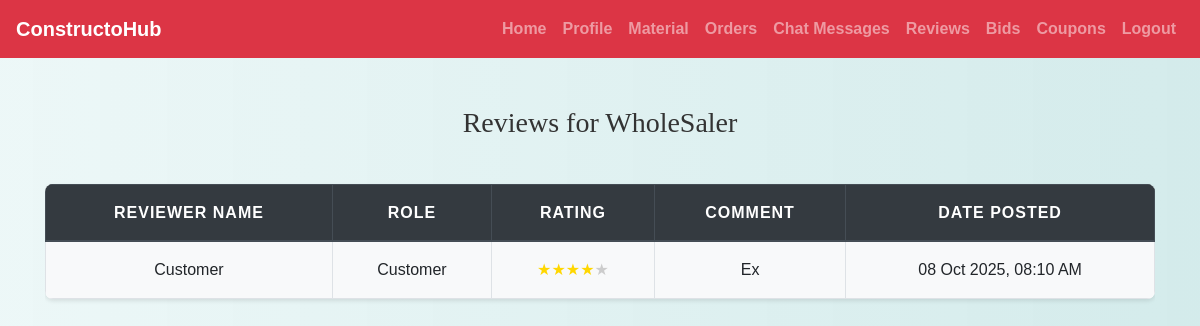
/wholesaler/reviews.php (signed in), run on the app's committed database.
### tables this page shows
CREATE TABLE `users` (
  `id` int(11) NOT NULL,
  `name` varchar(100) NOT NULL,
  `email` varchar(100) NOT NULL,
  `password` varchar(255) NOT NULL,
  `role` enum('wholesaler','retailer','customer') NOT NULL,
  `status` enum('approved','pending','rejected') DEFAULT 'approved',
  `phone` varchar(20) DEFAULT NULL,
  `address` text DEFAULT NULL,
  `created_at` timestamp NOT NULL DEFAULT current_timestamp()
);

CREATE TABLE `reviews` (
  `review_id` int(11) NOT NULL,
  `supplier_id` int(11) NOT NULL,
  `id` int(11) NOT NULL,
  `rating` int(11) DEFAULT NULL CHECK (`rating` >= 1 and `rating` <= 5),
  `comment` text DEFAULT NULL,
  `created_at` timestamp NOT NULL DEFAULT current_timestamp()
);

### wholesaler/reviews.php (the view, shortened to what this page needs)
<?php
include('config.php');
$wholesaler_id = $_SESSION["id"];
$wholesaler_sql = $conn->prepare("SELECT name FROM users WHERE id = ?");
$wholesaler_sql->bind_param("i", $wholesaler_id);
$wholesaler_sql->execute();
$wholesaler_result = $wholesaler_sql->get_result();
$wholesaler = $wholesaler_result->fetch_assoc();
$review_sql = $conn->prepare("
    SELECT r.*, u.name AS reviewer_name, u.role AS reviewer_role
    FROM reviews r
    JOIN users u ON r.id = u.id
    WHERE r.supplier_id = ?
    ORDER BY r.created_at DESC
");
$review_sql->bind_param("i", $wholesaler_id);
$review_sql->execute();
$reviews = $review_sql->get_result();
?>
<!DOCTYPE html>
<html lang="en">
<head>
    <link rel="stylesheet" href="https://maxcdn.bootstrapcdn.com/bootstrap/4.5.2/css/bootstrap.min.css">
    <link rel="stylesheet" href="../css/style.css">
</head>
<body>
<?php include('navbar.php'); ?>
<div class="container mt-5">
    <h3 class="text-center mb-4">Reviews for <?php echo htmlspecialchars($wholesaler['name']); ?></h3>
    <?php if ($reviews->num_rows > 0) { ?>
        <div class="table-responsive">
            <table class="table table-bordered table-striped">
                <thead class="thead-dark">
                    <tr>
                        <th>Reviewer Name</th>
                        <th>Role</th>
                        <th>Rating</th>
                        <th>Comment</th>
                        <th>Date Posted</th>
                    </tr>
                </thead>
                <tbody>
                    <?php while ($row = $reviews->fetch_assoc()) { ?>
                        <tr>
                            <td><?php echo htmlspecialchars($row['reviewer_name']); ?></td>
                            <td><?php echo htmlspecialchars(ucfirst($row['reviewer_role'])); ?></td>
                            <td>
                                <?php
                                for ($i = 1; $i <= 5; $i++) {
                                    echo $i <= $row['rating'] ? "<span class='star'>&#9733;</span>" : "<span class='star' style='color:#ccc;'>&#9733;</span>";
                                }
                                ?>
                            </td>
                            <td><?php echo nl2br(htmlspecialchars($row['comment'])); ?></td>
                            <td><?php echo date('d M Y, h:i A', strtotime($row['created_at'])); ?></td>
                        </tr>
                    <?php } ?>
                </tbody>
            </table>
        </div>
    <?php } else { ?>
        <div class="alert alert-info text-center">No reviews yet for this wholesaler.</div>
    <?php } ?>
</div>
</body>
</html>

### css/style.css (style rules this page uses)
body { background: linear-gradient(90deg, rgba(233, 246, 246, 0.831), rgba(207, 233, 233, 0.9)); font-family: 'Arial', sans-serif; color: #333; line-height: 1.6; }
h1, h2, h3, h4 { text-align: center; margin-top: 30px; margin-bottom: 30px; font-family: 'Georgia', serif; }
.container { margin-bottom: 40px; }
.table { width: 100%; border-collapse: collapse; margin-top: 20px; font-size: 16px; background-color: #ffffff; border-radius: 8px; overflow: hidden; box-shadow: 0 2px 4px rgba(0, 0, 0, 0.1); }
.table th, .table td { padding: 15px; border: 1px solid #dee2e6; text-align: center; }
.table thead th { background-color: #004d4d; color: white; font-weight: bold; text-transform: uppercase; letter-spacing: 1px; }
.table tbody tr:nth-child(odd) { background-color: #f8f9fa; }

### wholesaler/reviews.php (style rules this page uses)
.star { color: gold; }

### data on the page
users: name "WholeSaler"
reviews: id.name "Customer", id.role "Customer", rating 4 (drawn), comment "Ex", created_at "08 Oct 2025, 08:10 AM"
